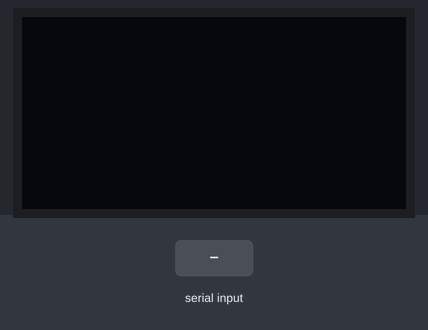
Simulated run of this sketch. Board: ESP32. Shown: 128×64 one-colour display. The test bench sets the inputs (shaded band).

Above: at 1.2 s.
1.3 s: "90,45\n" received over Serial
At 2.5 s:
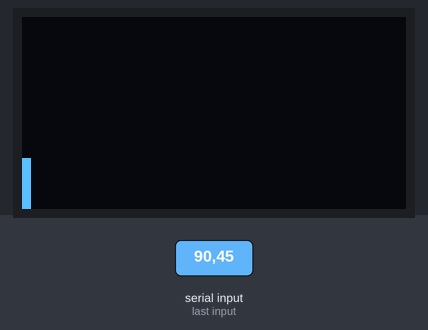
2.8 s: "5\n" received over Serial
At 3.7 s:
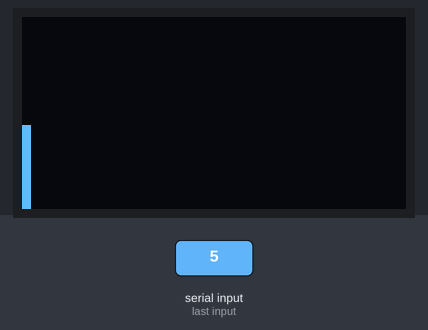
Timing chart, 0 to 5.8 s (numbered marks = the images above; inputs shaded):
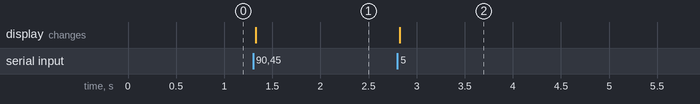

Measured:
- after the input at 1.3 s, the display: changes at once (image 1)
- after the input at 2.8 s, the display: changes at once (image 2)

The sketch:

Esp32_audio_visualizer_with_Python.ino
```cpp
// (licence header left out)
#include <Wire.h>
#include <Adafruit_SSD1306.h>
#include <Adafruit_GFX.h>

#define SCREEN_WIDTH 128
#define SCREEN_HEIGHT 64
#define OLED_RESET    -1
#define NUM_BANDS     32  // 32 bantlı görselleştirme
#define SMOOTHING_FACTOR 0.3  // Yumuşatma faktörü

Adafruit_SSD1306 display(SCREEN_WIDTH, SCREEN_HEIGHT, &Wire, OLED_RESET);

float band_values[NUM_BANDS] = {0};  // Gerçek bant değerleri
float smoothed_values[NUM_BANDS] = {0};  // Yumuşatılmış bant değerleri

void setup() {
  Serial.begin(115200);

  // OLED Ekranı Başlat
  if (!display.begin(SSD1306_SWITCHCAPVCC, 0x3C)) {
    Serial.println(F("SSD1306 allocation failed"));
    for (;;);
  }
  display.clearDisplay();
  display.display();
}

void loop() {
  if (Serial.available()) {
    String data = Serial.readStringUntil('\n');
    parseData(data);
    smoothData();
    drawBars();
  }
}

void parseData(String data) {
  int index = 0;
  int start = 0;
  int end = data.indexOf(',');

  while (end != -1 && index < NUM_BANDS) {
    band_values[index] = data.substring(start, end).toInt();
    start = end + 1;
    end = data.indexOf(',', start);
    index++;
  }
}

void smoothData() {
  for (int i = 0; i < NUM_BANDS; i++) {
    smoothed_values[i] = smoothed_values[i] * (1 - SMOOTHING_FACTOR) + band_values[i] * SMOOTHING_FACTOR;
  }
}

void drawBars() {
  display.clearDisplay();

  int barWidth = SCREEN_WIDTH / NUM_BANDS;  // Her bir çubuğun genişliği
  for (int i = 0; i < NUM_BANDS; i++) {
    int barHeight = map((int)smoothed_values[i], 0, 100, 0, SCREEN_HEIGHT);
    display.fillRect(i * barWidth, SCREEN_HEIGHT - barHeight, barWidth - 1, barHeight, SSD1306_WHITE);
  }

  display.display();
}
```
